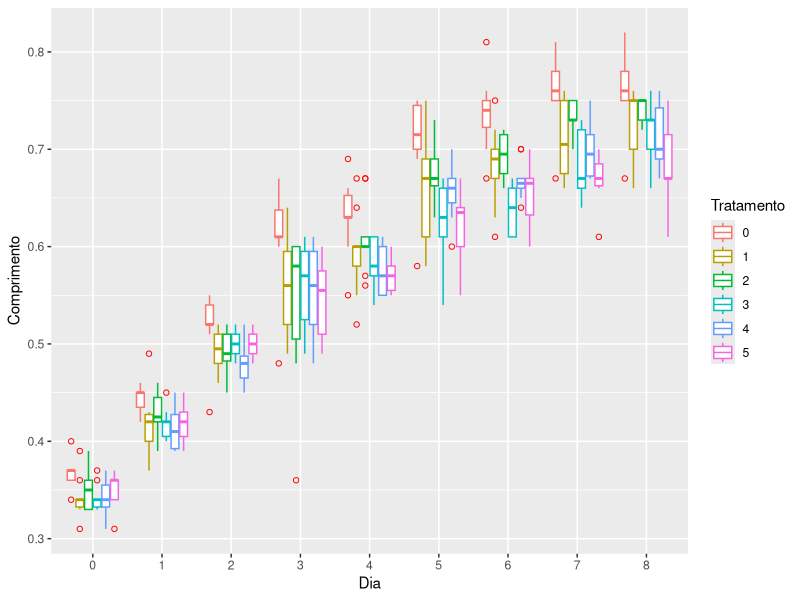
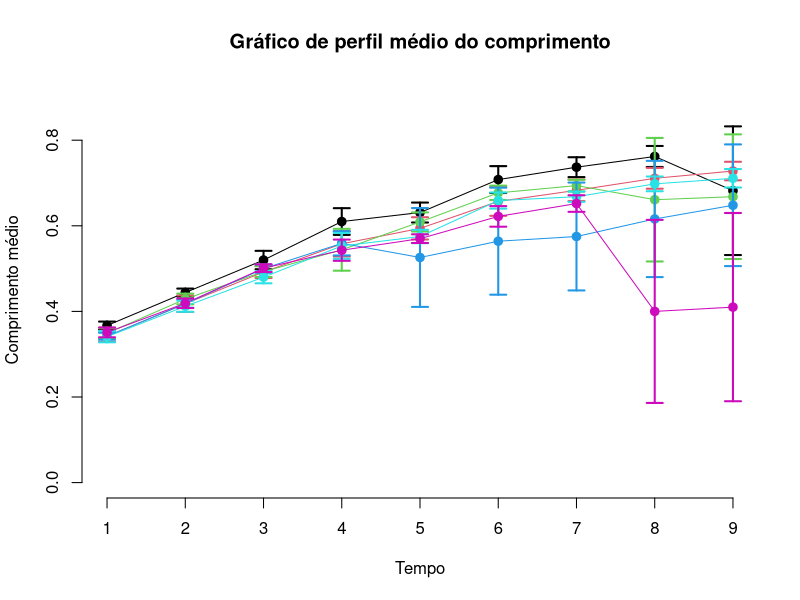

Source code (R) for these figures, in order:
library(readxl)
library(dplyr)
library(ggplot2)
library(plyr)
library(plotrix)
setwd("~/Documentos/ME810/HELENA/projectHelena/")

###################################################################### 1ª forma
controle <- as.data.frame(read_excel("./dados/DADOS COMPRIMENTO NANO UNICAMP.xlsx", sheet = "controle"))
t1 <- as.data.frame(read_excel("./dados/DADOS COMPRIMENTO NANO UNICAMP.xlsx", sheet = "t0.006"))
t2 <- as.data.frame(read_excel("./dados/DADOS COMPRIMENTO NANO UNICAMP.xlsx", sheet = "t0.0125"))
t3 <- as.data.frame(read_excel("./dados/DADOS COMPRIMENTO NANO UNICAMP.xlsx", sheet = "t0.025"))
t4 <- as.data.frame(read_excel("./dados/DADOS COMPRIMENTO NANO UNICAMP.xlsx", sheet = "t0.05"))
t5 <- as.data.frame(read_excel("./dados/DADOS COMPRIMENTO NANO UNICAMP.xlsx", sheet = "t0.1"))

#Substitui os caracteres "Morta" por "NA". Estes comando é para o caso dos dados não organizados como em data_compact
controle$`8` <- gsub("Morta", "NA", controle$`8`)
t2[3,] <- gsub("Morta", "NA", t2[3,])
t3[9,] <- gsub("Morta", "NA", t3[9,])
t5$`7` <- gsub("Morta", "NA", t5$`7`)
t5$`8` <- gsub("Morta", "NA", t5$`8`)

dados <- list(controle, t1, t2, t3, t4, t5)

dados[[1]]$`8` <- as.numeric(dados[[1]]$`8`)

dados[[3]]$`7` <- as.numeric(dados[[3]]$`7`)
dados[[3]]$`8` <- as.numeric(dados[[3]]$`8`)

dados[[4]]$`4` <- as.numeric(dados[[4]]$`4`)
dados[[4]]$`5` <- as.numeric(dados[[4]]$`5`)
dados[[4]]$`6` <- as.numeric(dados[[4]]$`6`)
dados[[4]]$`7` <- as.numeric(dados[[4]]$`7`)
dados[[4]]$`8` <- as.numeric(dados[[4]]$`8`)

dados[[6]]$`7` <- as.numeric(dados[[6]]$`7`)
dados[[6]]$`8` <- as.numeric(dados[[6]]$`8`)

###################################################################### 2º forma
# 0 = controle, 1 = t0.006, 2 = t0.0125, 3 = t0.025, 4 = t0.05 e 5 = t0.1
data_compact_nano <- as.data.frame(read_excel("./dados/nanoparticulas_dadosR.xlsx"))
data_compact_nano$Tratamento <- as.factor(data_compact_nano$Tratamento)
data_compact_nano$Comprimento <- as.numeric(data_compact_nano$Comprimento)
data_compact_nano$Dia <- as.factor(data_compact_nano$Dia)
data_compact_nano$Repeticao <- as.factor(data_compact_nano$Repeticao)

prop.table(table(is.na(data_compact_nano))) #quantidade de NA's geral

ggplot(data_compact_nano, aes(Dia, Comprimento, color = Tratamento)) + geom_boxplot(outlier.colour = "red", outlier.shape = 1)


#Tentativa de fazer o perfil médio por dia
lista1 <- list(0,0,0,0,0,0)
lista2 <- list(0,0,0,0,0,0)
#which(is.na(data_compact_nano$Comprimento))
data_compact_nano$Comprimento[which(is.na(data_compact_nano$Comprimento))] <- 0

for(i in 1:6){
  lista1[[i]] <- rep(0, 9)
  for(j in 1:9){
   lista1[[i]][j] <- mean( as.data.frame(data_compact_nano %>% filter(Tratamento == paste0(i-1) & Dia==paste0(j-1)))$Comprimento )
   lista2[[i]][j] <- sd( as.data.frame(data_compact_nano %>% filter(Tratamento == paste0(i-1) & Dia==paste0(j-1)))$Comprimento )
  }
}


suporte <- as.data.frame(cbind(rep(0:8, 6), c(lista1[[1]], lista1[[2]], lista1[[3]], lista1[[4]], lista1[[5]], lista1[[6]]),
                         c(lista2[[1]], lista2[[2]], lista2[[3]], lista2[[4]], lista2[[5]], lista2[[6]])))
suporte$V1 <- as.factor(suporte$V1)


plot(suporte$V2[1:9],axes=FALSE,ylim=c(0,0.9),cex.lab=1,xlab="Tempo",ylab="Comprimento médio", main = "Gráfico de perfil médio do comprimento")

axis(2,cex.axis=1)

axis(1,1:9,c("1","2","3","4", "5", "6", "7", "8", "9"),cex.axis=1)


plotCI(suporte$V2[1:9],liw=1.96*suporte$V3[1:9]/sqrt(10),uiw=1.96*suporte$V3[1:9]/sqrt(10),pch=19,add=TRUE,cex.lab=1,slty=1,lwd=2, col = 1, cex=1)

lines(suporte$V2[1:9],lwd=1)

plotCI(suporte$V2[10:18],liw=1.96*suporte$V3[10:18]/sqrt(10),uiw=1.96*suporte$V3[10:18]/sqrt(10),pch=19,add=TRUE,cex.lab=1,slty=1,lwd=2, col = 2,cex=1)

lines(suporte$V2[10:18],lwd=1, col = 2)

plotCI(suporte$V2[19:27],liw=1.96*suporte$V3[19:27]/sqrt(10),uiw=1.96*suporte$V3[19:27]/sqrt(10),pch=19,add=TRUE,cex.lab=1,slty=1,lwd=2, col = 3, cex=1)

lines(suporte$V2[19:27],lwd=1, col = 3)

plotCI(suporte$V2[28:36],liw=1.96*suporte$V3[28:36]/sqrt(10),uiw=1.96*suporte$V3[28:36]/sqrt(10),pch=19,add=TRUE,cex.lab=1,slty=1,lwd=2, col = 4,cex=1)

lines(suporte$V2[28:36],lwd=1, col = 4)

plotCI(suporte$V2[37:45],liw=1.96*suporte$V3[37:45]/sqrt(10),uiw=1.96*suporte$V3[37:45]/sqrt(10),pch=19,add=TRUE,cex.lab=1,slty=1,lwd=2, col = 5,cex=1)

lines(suporte$V2[37:45],lwd=1, col = 5)

plotCI(suporte$V2[46:54],liw=1.96*suporte$V3[46:54]/sqrt(10),uiw=1.96*suporte$V3[46:54]/sqrt(10),pch=19,add=TRUE,cex.lab=1,slty=1,lwd=2, col = 6,cex=1)

lines(suporte$V2[46:54],lwd=1, col = 6)
